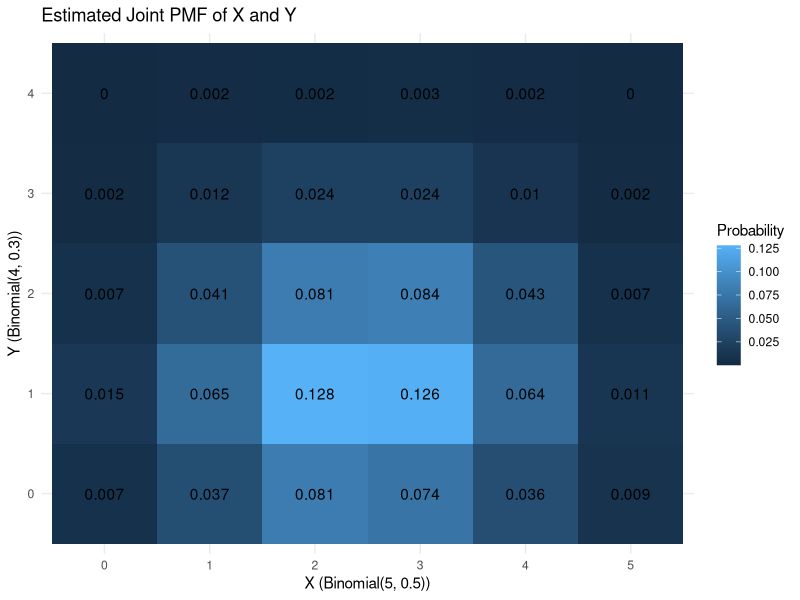
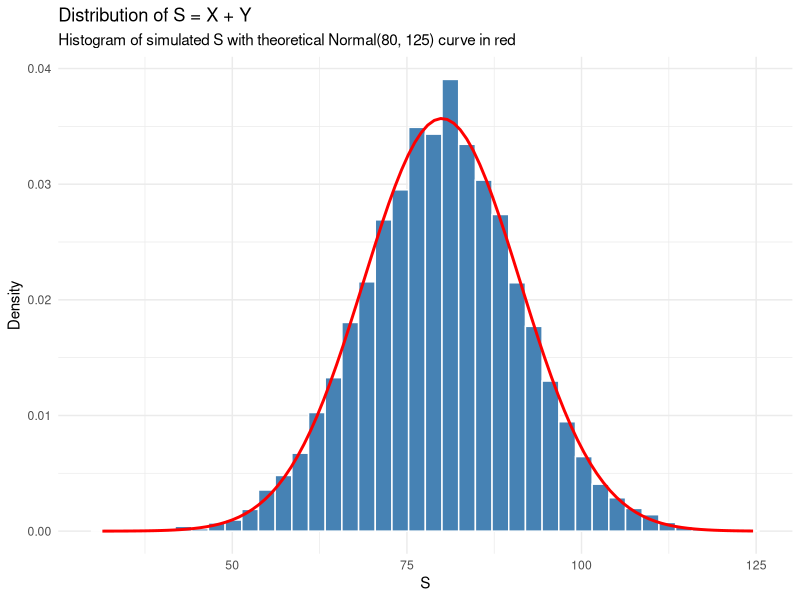
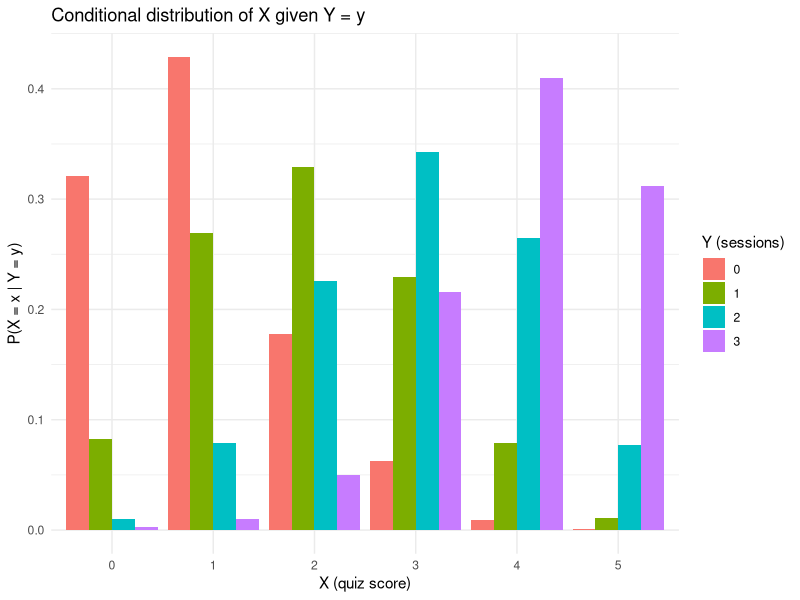
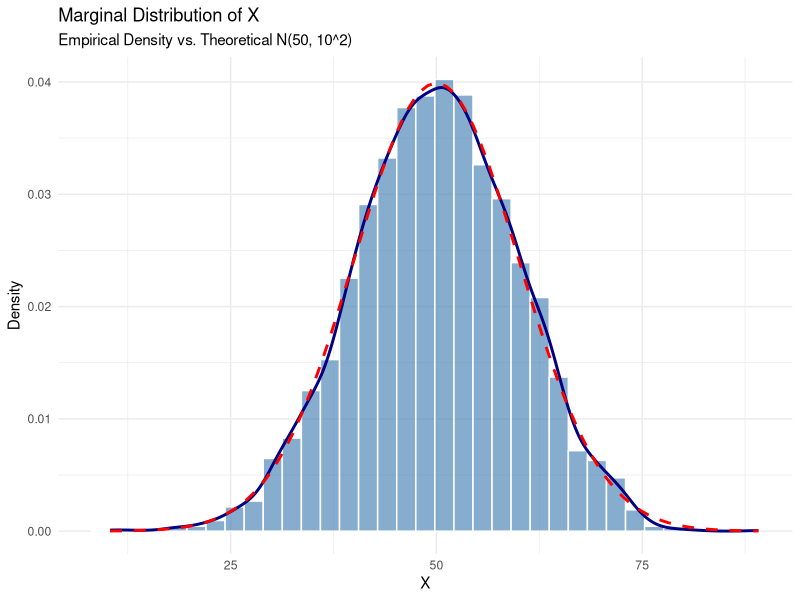
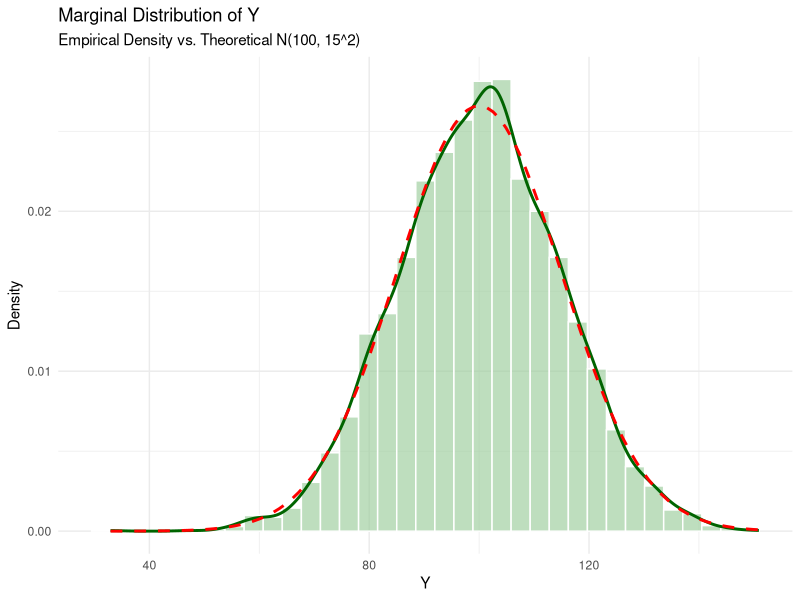
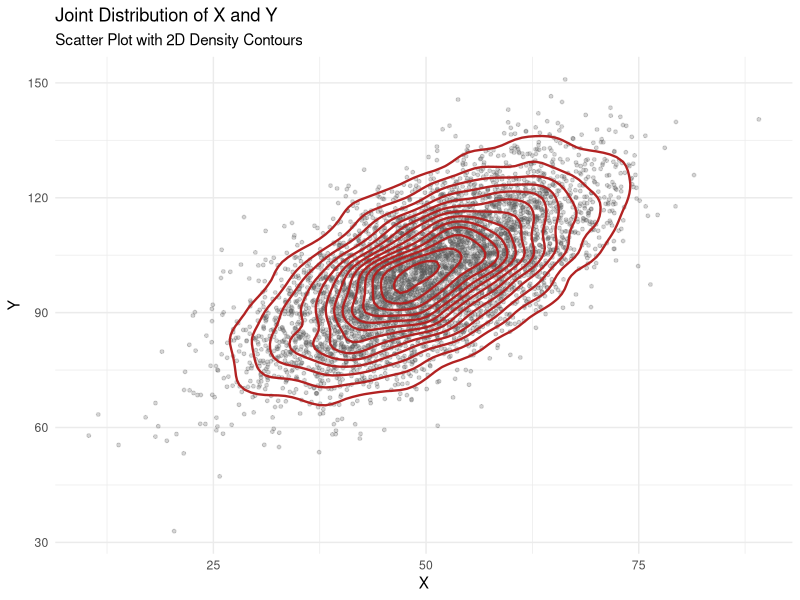
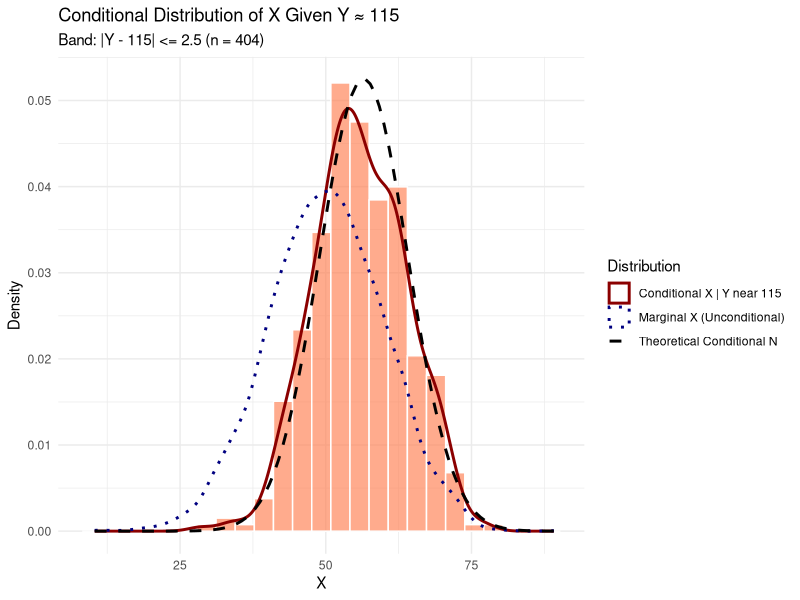

These figures' R source, in order:
## ---- chunk 1
knitr::opts_chunk$set(echo = TRUE)
## ---- chunk 2
# Load the tidyverse (includes ggplot2 and tibble)
library(tidyverse)

# ---- Generate the two random variables ----
set.seed(2026)          # makes the random numbers reproducible
n <- 10000              # number of simulated observations

# X = number of heads in 5 fair coin flips 
X <- rbinom(n, size = 5, prob = 0.5)

# Y = number of successes in 4 trials with p = 0.3 
# It is generated in a SEPARATE call, so it has no link to X
Y <- rbinom(n, size = 4, prob = 0.3)
## ---- chunk 3
# Put them side by side in one data frame (tibble)
dat <- tibble(X = X, Y = Y)

knitr::kable(head(dat),
             caption = "Table 2")

## ---- chunk 4
# Counts of every (x, y) combination = raw joint distribution
joint_counts <- table(X = dat$X, Y = dat$Y)
## ---- chunk 5


knitr::kable(joint_counts,
             caption = "Table 3")
## ---- chunk 6
# Correlation: values near 0 suggest no linear relationship
cor(dat$X, dat$Y)

# Heatmap of the joint PMF
# as.data.frame() converts the table into a long format for ggplot
joint_pmf <- prop.table(joint_counts)   # counts -> proportions
heat_df <- as.data.frame(joint_pmf)
names(heat_df) <- c("X", "Y", "Probability")

ggplot(heat_df, aes(x = X, y = Y, fill = Probability)) +
  geom_tile() +                                         # colored squares
  geom_text(aes(label = round(Probability, 3))) +       # print values in squares
  labs(title = "Estimated Joint PMF of X and Y",
       x = "X (Binomial(5, 0.5))", y = "Y (Binomial(4, 0.3))") +
  theme_minimal()
## ---- chunk 7
# Marginal PMF of X: add up across the columns (sum over Y)
pX <- rowSums(joint_pmf)
# Marginal PMF of Y: add up down the rows (sum over X)
pY <- colSums(joint_pmf)

pX
pY

# What independence PREDICTS: pX(x) * pY(y) for every cell
product_pmf <- outer(pX, pY)
## ---- chunk 8
# Compare observed joint vs. product of marginals, cell by cell
comparison <- as.data.frame(joint_pmf)
names(comparison) <- c("X", "Y", "Joint")
comparison$Product    <- as.vector(product_pmf)   # same cell order as above
comparison$Difference <- comparison$Joint - comparison$Product


knitr::kable(comparison,
             caption = "Table 4")
## ---- chunk 9
# Largest gap between joint and product (should be tiny if independent)
max(abs(comparison$Difference))

# Formal test. H0: X and Y are independent.
# simulate.p.value avoids warnings when some cells have small counts
chisq_res <- chisq.test(joint_counts, simulate.p.value = TRUE, B = 5000)
chisq_res

# ---- Optional contrast: a DEPENDENT pair (X and Z = X + Y) ----
Z <- X + Y
joint_xz <- prop.table(table(X, Z))
prod_xz  <- outer(rowSums(joint_xz), colSums(joint_xz))

# Example cell: X = 5 and Z = 0 is IMPOSSIBLE (Z >= X always),
# but the product of marginals says it is possible
joint_xz["5", "0"]   # joint probability (will be 0)
prod_xz["5", "0"]    # product of marginals (will be > 0)
## ---- chunk 10
library(tidyverse)      # ggplot2, tibble, etc.

set.seed(2027)          # reproducibility (a new seed for this part)
n <- 10000              # number of observations (at least 5,000 required)

# X ~ Normal(mean = 50, sd = 10)  -> Var(X) = 10^2 = 100
X <- rnorm(n, mean = 50, sd = 10)

# Y ~ Normal(mean = 30, sd = 5)   -> Var(Y) = 5^2 = 25
# Separate rnorm() call, so Y is generated independently of X
Y <- rnorm(n, mean = 30, sd = 5)
## ---- chunk 11
S <- X + Y                                  # add row by row

sum_dat <- tibble(X = X, Y = Y, S = S)      # keep everything in one table
                            
knitr::kable(head(sum_dat),
             caption = "Table 5")
## ---- chunk 12
cor(X, Y)                                   # should be close to 0

# Histogram of S (scaled to density) with the theoretical curve on top
ggplot(sum_dat, aes(x = S)) +
  geom_histogram(aes(y = after_stat(density)),   # bar heights as density
                 bins = 40, fill = "steelblue", color = "white") +
  stat_function(fun = dnorm,                     # theoretical N(80, 125) density
                args = list(mean = 80, sd = sqrt(125)),
                color = "red", linewidth = 1) +
  labs(title = "Distribution of S = X + Y",
       subtitle = "Histogram of simulated S with theoretical Normal(80, 125) curve in red",
       x = "S", y = "Density") +
  theme_minimal()
## ---- chunk 13
# Theoretical values from the properties of sums of independent variables
theo_mean <- 50 + 30            # E[S] = E[X] + E[Y]
theo_var  <- 10^2 + 5^2         # Var(S) = Var(X) + Var(Y)

# Simulated values from the 10,000 observations of S
sim_mean <- mean(S)
sim_var  <- var(S)

sim_mean
sim_var
## ---- chunk 14
# Side-by-side comparison table
compare_S <- tibble(
  Quantity    = c("E[S]", "Var(S)"),
  Theoretical = c(theo_mean, theo_var),
  Simulated   = c(sim_mean, sim_var),
  Difference  = Simulated - Theoretical
)

knitr::kable(compare_S,
             caption = "Table 6")
## ---- chunk 15
# Extra check: the covariance term. For ANY X and Y,
# Var(X + Y) = Var(X) + Var(Y) + 2*Cov(X, Y).
# Independence makes Cov(X, Y) about 0, so the extra term vanishes.
cov(X, Y)
var(X) + var(Y) + 2 * cov(X, Y)   # equals var(S) exactly
## ---- chunk 16
library(tidyverse)

# ---- Simulate the data ----
set.seed(2028)                 # new seed for this part
n <- 10000                     # number of students

# Y = number of review sessions attended out of 3 
Y <- rbinom(n, size = 3, prob = 0.5)

# X = quiz score out of 5. Its success probability DEPENDS on Y:
# p = 0.2 + 0.2*Y  ->  Y=0: 0.2, Y=1: 0.4, Y=2: 0.6, Y=3: 0.8
# So given Y = y, X ~ Binomial(5, 0.2 + 0.2*y)
p_x <- 0.2 + 0.2 * Y
X <- rbinom(n, size = 5, prob = p_x)   # prob can be a vector (one per student)

dat3 <- tibble(X = X, Y = Y)


knitr::kable(head(dat3),
             caption = "Table 7")
## ---- chunk 17
joint_counts3 <- table(X = dat3$X, Y = dat3$Y)   # counts of each (x, y) pair


knitr::kable(joint_counts3,
             caption = "Table 9")
## ---- chunk 18
joint_pmf3 <- prop.table(joint_counts3)          # counts -> proportions
                            # estimated p(x, y)

knitr::kable(round(joint_pmf3, 4),
             caption = "Table 10")

sum(joint_pmf3)                                  # must equal 1
## ---- chunk 19
pX3 <- rowSums(joint_pmf3)     # P(X = x): sum across Y (rows)
pY3 <- colSums(joint_pmf3)     # P(Y = y): sum across X (columns)


knitr::kable(round(pX3, 4),
             caption = "Table 11")
knitr::kable(round(pY3, 4),
             caption = "Table 12")

# Theoretical marginal of Y is Binomial(3, 0.5), for comparison
round(dbinom(0:3, size = 3, prob = 0.5), 4)
## ---- chunk 20
# One value first: Y = 2
# p(x | Y = 2) = p(x, 2) / pY(2)
cond_Y2 <- joint_pmf3[, "2"] / pY3["2"]
round(cond_Y2, 4)
sum(cond_Y2)                   # a PMF must sum to 1

# All conditionals at once: divide each column by its own column total
# margin = 2 means "work column by column"
cond_X_given_Y <- prop.table(joint_pmf3, margin = 2)


knitr::kable(round(cond_X_given_Y, 4),
             caption = "Table 13")

knitr::kable(colSums(cond_X_given_Y),      # every column should sum to 1
             caption = "Table 14")

# Compare simulated vs theoretical conditional (Y = 2), plus the marginal of X
compare_cond <- tibble(
  x                = 0:5,
  Conditional_sim  = as.vector(cond_Y2),
  Theoretical      = dbinom(0:5, size = 5, prob = 0.6),  # Binomial(5, 0.2+0.2*2)
  Marginal_X       = as.vector(pX3)
)




# Plot: conditional PMFs of X for each value of Y, side by side
cond_df <- as.data.frame(cond_X_given_Y)         # columns: X, Y, Freq
names(cond_df) <- c("X", "Y", "Probability")

ggplot(cond_df, aes(x = X, y = Probability, fill = Y)) +
  geom_col(position = "dodge") +                 # bars side by side
  labs(title = "Conditional distribution of X given Y = y",
       x = "X (quiz score)", y = "P(X = x | Y = y)",
       fill = "Y (sessions)") +
  theme_minimal()
## ---- chunk 21

x_vals <- as.numeric(rownames(cond_X_given_Y))   # 0, 1, ..., 5

# Conditional mean E[X | Y = y] for each y (apply over columns)
cond_means <- apply(cond_X_given_Y, 2, function(p) sum(x_vals * p))

# Unconditional mean E[X]
mean_X <- sum(x_vals * pX3)

means_table <- tibble(
  Y           = 0:3,
  Simulated   = as.vector(cond_means),
  Theoretical = 5 * (0.2 + 0.2 * (0:3))          # E[Binomial(5,p)] = 5p
)

knitr::kable(means_table,     
             caption = "Table 16")

mean_X                                           # overall mean of X

## ---- chunk 22
# Load MASS for multivariate normal simulation (mvrnorm) and dplyr for clean summaries
library(MASS)
library(dplyr)

# Set a seed so the random numbers are identical every time the script runs
set.seed(1110)

# Choose the number of continuous observations to generate
n_obs <- 5000

# Define distribution parameters for continuous variables X and Y
mu_x <- 50      # Mean of X
mu_y <- 100     # Mean of Y
sd_x <- 10      # Standard deviation of X
sd_y <- 15      # Standard deviation of Y
rho  <- 0.65    # Correlation between X and Y (-1 to 1)

# Compute covariance between X and Y using Cov(X, Y) = rho * sd_x * sd_y
cov_xy <- rho * sd_x * sd_y

# Build the 2x2 covariance matrix required by mvrnorm()
sigma_mat <- matrix(
  c(sd_x^2, cov_xy,
    cov_xy, sd_y^2),
  nrow = 2,
  byrow = TRUE
)

# Generate n_obs pairs of (X, Y) from the bivariate normal distribution
sim_mat <- mvrnorm(n = n_obs, mu = c(mu_x, mu_y), Sigma = sigma_mat)

# Store X and Y in a data frame so each row stays paired
cont_df <- data.frame(
  X = sim_mat[, 1],
  Y = sim_mat[, 2]
)

# Compute summary statistics (mean, SD, min, median, max) for both variables
summary_stats <- cont_df %>%
  summarise(
    mean_X = mean(X),
    sd_X   = sd(X),
    min_X  = min(X),
    med_X  = median(X),
    max_X  = max(X),
    mean_Y = mean(Y),
    sd_Y   = sd(Y),
    min_Y  = min(Y),
    med_Y  = median(Y),
    max_Y  = max(Y),
    emp_cor = cor(X, Y)
  )

# Print the summary statistics table
print(summary_stats)

## ---- chunk 23
# --- Part 4(b): Marginal distributions and joint distribution plots ---
plot_marg_X <- ggplot(cont_df, aes(x = X)) +
  geom_histogram(aes(y = after_stat(density)), bins = 35,
                 fill = "steelblue", color = "white", alpha = 0.65) +
  geom_density(color = "navy", linewidth = 1) +
  stat_function(fun = dnorm, args = list(mean = mu_x, sd = sd_x),
                color = "red", linetype = "dashed", linewidth = 1) +
  labs(
    title = "Marginal Distribution of X",
    subtitle = "Empirical Density vs. Theoretical N(50, 10^2)",
    x = "X",
    y = "Density"
  ) +
  theme_minimal()

plot_marg_Y <- ggplot(cont_df, aes(x = Y)) +
  geom_histogram(aes(y = after_stat(density)), bins = 35,
                 fill = "darkseagreen3", color = "white", alpha = 0.65) +
  geom_density(color = "darkgreen", linewidth = 1) +
  stat_function(fun = dnorm, args = list(mean = mu_y, sd = sd_y),
                color = "red", linetype = "dashed", linewidth = 1) +
  labs(
    title = "Marginal Distribution of Y",
    subtitle = "Empirical Density vs. Theoretical N(100, 15^2)",
    x = "Y",
    y = "Density"
  ) +
  theme_minimal()

plot_joint_XY <- ggplot(cont_df, aes(x = X, y = Y)) +
  geom_point(alpha = 0.25, color = "gray35", size = 1) +
  geom_density_2d(color = "firebrick", linewidth = 0.8) +
  labs(
    title = "Joint Distribution of X and Y",
    subtitle = "Scatter Plot with 2D Density Contours",
    x = "X",
    y = "Y"
  ) +
  theme_minimal()

print(plot_marg_X)
print(plot_marg_Y)
print(plot_joint_XY)
## ---- chunk 24
# --- Part 4(c): Empirical conditional distribution of X given Y near y_0 ---
# Because P(Y = y_0) = 0 for continuous Y, condition on a narrow band |Y - y_0| <= eps
y_target <- 115
eps      <- 2.5

cond_df <- cont_df %>%
  filter(abs(Y - y_target) <= eps)

# Theoretical conditional normal parameters for X | Y = y_target (bivariate normal)
theo_cond_mean <- mu_x + rho * (sd_x / sd_y) * (y_target - mu_y)
theo_cond_sd   <- sqrt(sd_x^2 * (1 - rho^2))

emp_cond_mean <- mean(cond_df$X)
emp_cond_sd   <- sd(cond_df$X)

cat("Conditional sample size n_cond:", nrow(cond_df), "\n")
cat("Empirical E[X | Y near", y_target, "]:", round(emp_cond_mean, 4),
    "| Theoretical E[X | Y =", y_target, "]:", round(theo_cond_mean, 4), "\n")
cat("Empirical SD(X | Y near", y_target, "):", round(emp_cond_sd, 4),
    "| Theoretical SD(X | Y =", y_target, "):", round(theo_cond_sd, 4), "\n")

plot_cond_X <- ggplot(cond_df, aes(x = X)) +
  geom_histogram(aes(y = after_stat(density)), bins = 25,
                 fill = "coral", color = "white", alpha = 0.65) +
  geom_density(aes(color = "Conditional X | Y near 115"), linewidth = 1) +
  geom_density(data = cont_df, aes(x = X, color = "Marginal X (Unconditional)"),
               linetype = "dotted", linewidth = 1) +
  stat_function(fun = dnorm,
                args = list(mean = theo_cond_mean, sd = theo_cond_sd),
                aes(color = "Theoretical Conditional N"),
                linetype = "dashed", linewidth = 1) +
  scale_color_manual(
    name = "Distribution",
    values = c(
      "Conditional X | Y near 115" = "darkred",
      "Marginal X (Unconditional)" = "navy",
      "Theoretical Conditional N" = "black"
    )
  ) +
  labs(
    title = paste0("Conditional Distribution of X Given Y ≈ ", y_target),
    subtitle = paste0("Band: |Y - ", y_target, "| <= ", eps, " (n = ", nrow(cond_df), ")"),
    x = "X",
    y = "Density"
  ) +
  theme_minimal()

print(plot_cond_X)
## ---- chunk 25
# --- Part 4(d): Supporting numerical check for conditioning effect ---
# Compare conditional means across low, medium, and high Y intervals
band_compare <- cont_df %>%
  mutate(
    y_band = cut(
      Y,
      breaks = c(-Inf, 85, 115, Inf),
      labels = c("Low Y (<= 85)", "Mid Y (85 to 115)", "High Y (> 115)")
    )
  ) %>%
  group_by(y_band) %>%
  summarise(
    n_in_band  = n(),
    cond_mean_X = mean(X),
    cond_sd_X   = sd(X),
    .groups = "drop"
  )
print(band_compare)
